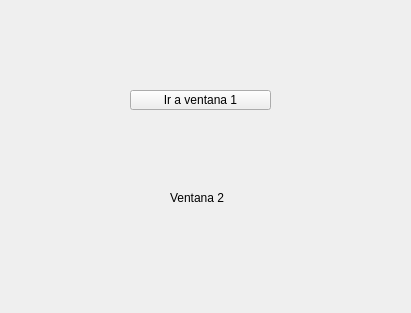
<?xml version="1.0" encoding="UTF-8"?>
<ui version="4.0">
 <class>Form</class>
 <widget class="QWidget" name="Form">
  <property name="geometry">
   <rect>
    <x>0</x>
    <y>0</y>
    <width>411</width>
    <height>313</height>
   </rect>
  </property>
  <property name="windowTitle">
   <string>Form</string>
  </property>
  <widget class="QPushButton" name="pushButton_2">
   <property name="geometry">
    <rect>
     <x>130</x>
     <y>90</y>
     <width>141</width>
     <height>20</height>
    </rect>
   </property>
   <property name="text">
    <string>Ir a ventana 1</string>
   </property>
  </widget>
  <widget class="QLabel" name="label_2">
   <property name="geometry">
    <rect>
     <x>170</x>
     <y>190</y>
     <width>81</width>
     <height>16</height>
    </rect>
   </property>
   <property name="text">
    <string>Ventana 2</string>
   </property>
  </widget>
 </widget>
 <resources/>
 <connections/>
</ui>
